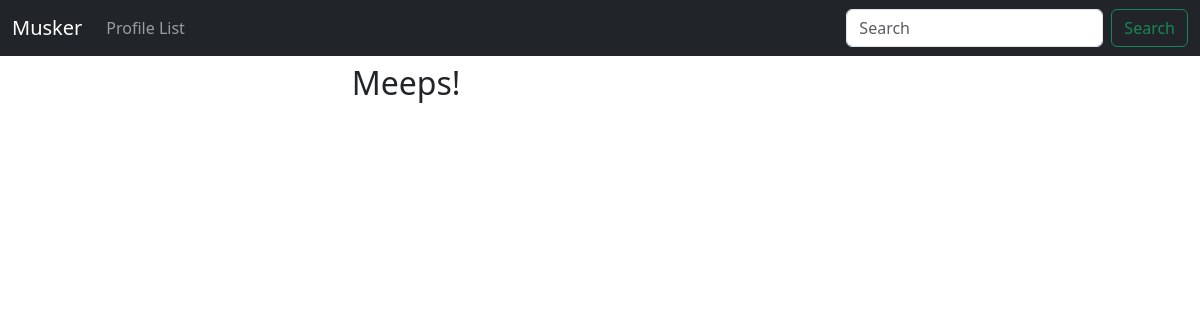
The app's page /, older data.
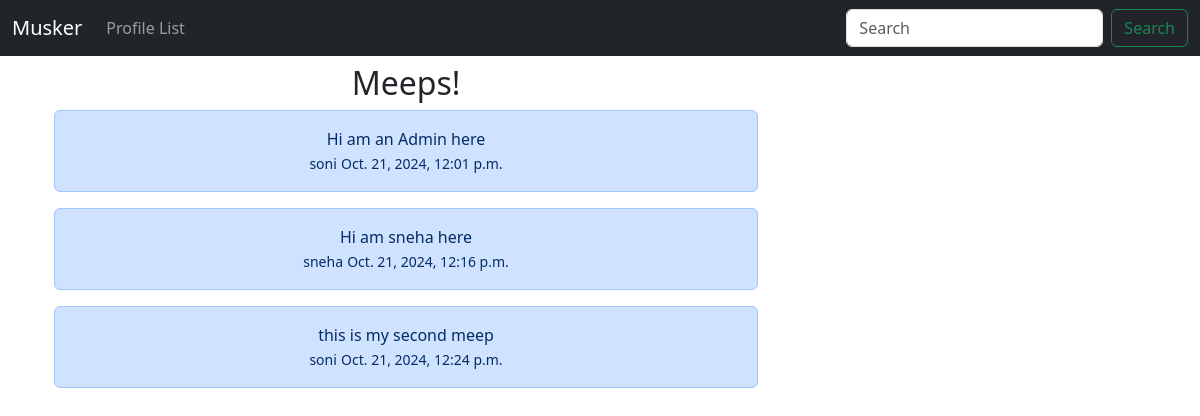
The same page, newer data.
### musker/models.py (models this page shows, shortened)
class Meep(models.Model):
    user=models.ForeignKey(User,related_name='meeps',on_delete=models.DO_NOTHING)
    body=models.CharField(max_length=500)
    created_at=models.DateTimeField(auto_now_add=True)

### musker/views.py (the view)
# urls.py: path('',views.home, name='home'),
def home(request):
    print(request.user.username)
    if request.user.is_authenticated:
        form = MeepForm(request.POST or None)
        if request.method == 'POST':
            if form.is_valid():
                meep=form.save(commit=False)
                meep.user=request.user
                meep.save()
                return redirect('home')
        meeps=Meep.objects.all().order_by('-id')
        return render(request, 'home.html', {'meeps': meeps,'form':form})
    else:
        meeps=Meep.objects.all()
        return render(request, 'home.html', {'meeps': meeps})

### musker/templates/home.html (shortened to what this page needs)
{% extends 'base.html' %}
{% block content %}
<div class="container-fluid text-center row">
    <div class="col-8">
        <h2> Meeps!</h2>
           {% for meep in meeps %}
            <div class="alert alert-primary" role="alert">
                {{meep.body}}
                <br>
                <small>{{meep.user}}</small>
                <small>{{meep.created_at}}</small>
              </div>
           {% endfor %}
    </div>
</div>
{% endblock %}

Row changes from the older to the newer data that the page shows:
added Meep: body "Hi am an Admin here", user "soni", created_at "Oct. 21, 2024, 12:01 p.m."
added Meep: body "Hi am sneha here", user "sneha", created_at "Oct. 21, 2024, 12:16 p.m."
added Meep: body "this is my second meep", user "soni", created_at "Oct. 21, 2024, 12:24 p.m."
